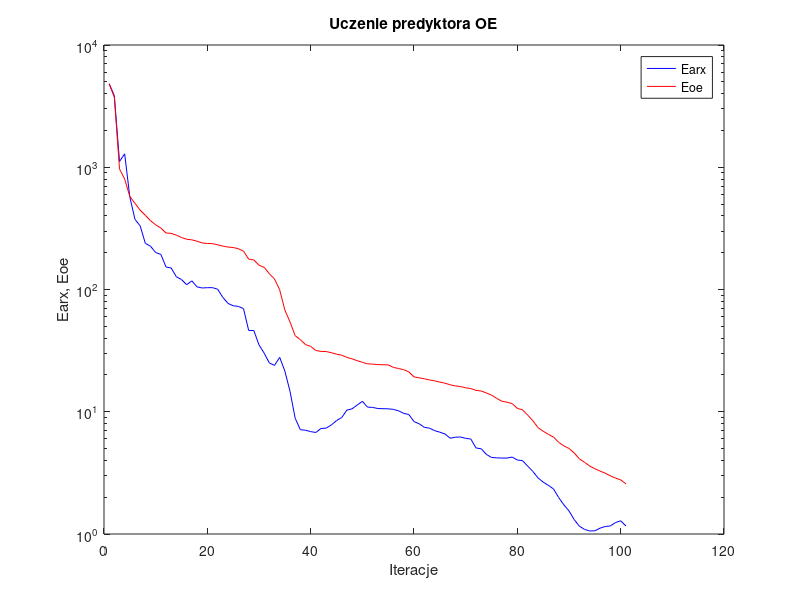
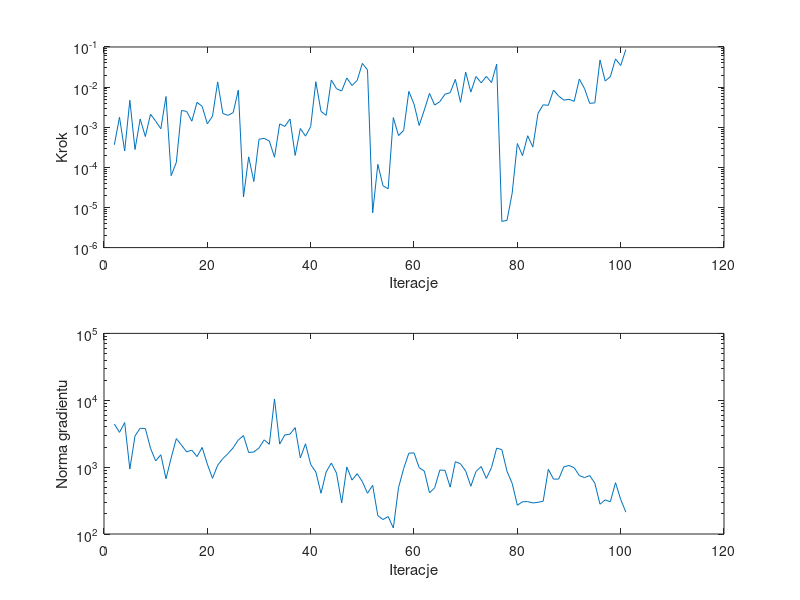

Write the MATLAB code that produced these figures, in order.
%uczenie predyktora oe
clear all;
n=0; farx(n+1)=4.824980e+003; foe(n+1)=4.800212e+003; wspucz(n+1)=0.000000e+000; ng(n+1)=0.000000e+000;
%odnowa zmiennej metryki
n=1; farx(n+1)=3.848462e+003; foe(n+1)=3.742505e+003; krok(n+1)=3.657739e-004; ng(n+1)=4.403127e+003;
n=2; farx(n+1)=1.115128e+003; foe(n+1)=9.701135e+002; krok(n+1)=1.775201e-003; ng(n+1)=3.312523e+003;
n=3; farx(n+1)=1.286920e+003; foe(n+1)=7.995768e+002; krok(n+1)=2.550371e-004; ng(n+1)=4.638987e+003;
n=4; farx(n+1)=5.704376e+002; foe(n+1)=5.765869e+002; krok(n+1)=4.698731e-003; ng(n+1)=9.350178e+002;
n=5; farx(n+1)=3.744520e+002; foe(n+1)=5.065542e+002; krok(n+1)=2.781068e-004; ng(n+1)=2.932458e+003;
n=6; farx(n+1)=3.312666e+002; foe(n+1)=4.454719e+002; krok(n+1)=1.606327e-003; ng(n+1)=3.809731e+003;
n=7; farx(n+1)=2.384992e+002; foe(n+1)=4.044249e+002; krok(n+1)=5.861582e-004; ng(n+1)=3.775888e+003;
n=8; farx(n+1)=2.260004e+002; foe(n+1)=3.656286e+002; krok(n+1)=2.117016e-003; ng(n+1)=1.920638e+003;
n=9; farx(n+1)=2.004620e+002; foe(n+1)=3.380954e+002; krok(n+1)=1.415702e-003; ng(n+1)=1.238369e+003;
n=10; farx(n+1)=1.939852e+002; foe(n+1)=3.184466e+002; krok(n+1)=9.152390e-004; ng(n+1)=1.533293e+003;
n=11; farx(n+1)=1.529274e+002; foe(n+1)=2.898668e+002; krok(n+1)=5.829338e-003; ng(n+1)=6.705759e+002;
n=12; farx(n+1)=1.499425e+002; foe(n+1)=2.880707e+002; krok(n+1)=6.198229e-005; ng(n+1)=1.376123e+003;
n=13; farx(n+1)=1.271638e+002; foe(n+1)=2.783827e+002; krok(n+1)=1.330707e-004; ng(n+1)=2.672302e+003;
n=14; farx(n+1)=1.206153e+002; foe(n+1)=2.664134e+002; krok(n+1)=2.616629e-003; ng(n+1)=2.132030e+003;
n=15; farx(n+1)=1.094514e+002; foe(n+1)=2.574888e+002; krok(n+1)=2.474886e-003; ng(n+1)=1.690809e+003;
n=16; farx(n+1)=1.177168e+002; foe(n+1)=2.548538e+002; krok(n+1)=1.413750e-003; ng(n+1)=1.795405e+003;
n=17; farx(n+1)=1.051039e+002; foe(n+1)=2.483988e+002; krok(n+1)=4.174641e-003; ng(n+1)=1.436164e+003;
n=18; farx(n+1)=1.029107e+002; foe(n+1)=2.401734e+002; krok(n+1)=3.303815e-003; ng(n+1)=1.969468e+003;
n=19; farx(n+1)=1.034755e+002; foe(n+1)=2.381134e+002; krok(n+1)=1.213392e-003; ng(n+1)=1.108768e+003;
n=20; farx(n+1)=1.035644e+002; foe(n+1)=2.372095e+002; krok(n+1)=1.881412e-003; ng(n+1)=6.798277e+002;
n=21; farx(n+1)=1.005101e+002; foe(n+1)=2.321835e+002; krok(n+1)=1.349272e-002; ng(n+1)=1.068610e+003;
n=22; farx(n+1)=8.616495e+001; foe(n+1)=2.264161e+002; krok(n+1)=2.199930e-003; ng(n+1)=1.340704e+003;
n=23; farx(n+1)=7.697977e+001; foe(n+1)=2.224741e+002; krok(n+1)=1.976539e-003; ng(n+1)=1.595407e+003;
n=24; farx(n+1)=7.361757e+001; foe(n+1)=2.205581e+002; krok(n+1)=2.307756e-003; ng(n+1)=1.946781e+003;
n=25; farx(n+1)=7.270827e+001; foe(n+1)=2.157098e+002; krok(n+1)=8.420994e-003; ng(n+1)=2.555735e+003;
%odnowa zmiennej metryki
n=26; farx(n+1)=6.977288e+001; foe(n+1)=2.058411e+002; krok(n+1)=1.825109e-005; ng(n+1)=2.959670e+003;
n=27; farx(n+1)=4.625397e+001; foe(n+1)=1.773808e+002; krok(n+1)=1.826166e-004; ng(n+1)=1.656350e+003;
n=28; farx(n+1)=4.619521e+001; foe(n+1)=1.745049e+002; krok(n+1)=4.438276e-005; ng(n+1)=1.682719e+003;
n=29; farx(n+1)=3.520052e+001; foe(n+1)=1.579848e+002; krok(n+1)=5.023578e-004; ng(n+1)=1.937729e+003;
n=30; farx(n+1)=3.015349e+001; foe(n+1)=1.517745e+002; krok(n+1)=5.277180e-004; ng(n+1)=2.557720e+003;
n=31; farx(n+1)=2.506257e+001; foe(n+1)=1.346319e+002; krok(n+1)=4.526501e-004; ng(n+1)=2.200684e+003;
n=32; farx(n+1)=2.395691e+001; foe(n+1)=1.218985e+002; krok(n+1)=1.784716e-004; ng(n+1)=1.046755e+004;
n=33; farx(n+1)=2.785676e+001; foe(n+1)=9.950925e+001; krok(n+1)=1.209728e-003; ng(n+1)=2.210629e+003;
n=34; farx(n+1)=2.154985e+001; foe(n+1)=6.795619e+001; krok(n+1)=1.046882e-003; ng(n+1)=3.033932e+003;
n=35; farx(n+1)=1.470517e+001; foe(n+1)=5.434317e+001; krok(n+1)=1.606327e-003; ng(n+1)=3.113598e+003;
n=36; farx(n+1)=8.849214e+000; foe(n+1)=4.189532e+001; krok(n+1)=1.985317e-004; ng(n+1)=3.898618e+003;
n=37; farx(n+1)=7.134928e+000; foe(n+1)=3.888254e+001; krok(n+1)=9.317073e-004; ng(n+1)=1.373113e+003;
n=38; farx(n+1)=7.057493e+000; foe(n+1)=3.545101e+001; krok(n+1)=5.990131e-004; ng(n+1)=2.236671e+003;
n=39; farx(n+1)=6.879298e+000; foe(n+1)=3.427066e+001; krok(n+1)=1.037622e-003; ng(n+1)=1.099086e+003;
n=40; farx(n+1)=6.767216e+000; foe(n+1)=3.169713e+001; krok(n+1)=1.360047e-002; ng(n+1)=8.465560e+002;
n=41; farx(n+1)=7.298204e+000; foe(n+1)=3.117293e+001; krok(n+1)=2.476861e-003; ng(n+1)=4.068517e+002;
n=42; farx(n+1)=7.346806e+000; foe(n+1)=3.108081e+001; krok(n+1)=1.982946e-003; ng(n+1)=8.478546e+002;
n=43; farx(n+1)=7.801626e+000; foe(n+1)=3.041786e+001; krok(n+1)=1.501192e-002; ng(n+1)=1.152372e+003;
n=44; farx(n+1)=8.463521e+000; foe(n+1)=2.956519e+001; krok(n+1)=9.127324e-003; ng(n+1)=8.133304e+002;
n=45; farx(n+1)=8.964158e+000; foe(n+1)=2.903477e+001; krok(n+1)=7.990988e-003; ng(n+1)=2.906983e+002;
n=46; farx(n+1)=1.031034e+001; foe(n+1)=2.787074e+001; krok(n+1)=1.688698e-002; ng(n+1)=1.004200e+003;
n=47; farx(n+1)=1.056627e+001; foe(n+1)=2.708569e+001; krok(n+1)=1.097075e-002; ng(n+1)=6.413257e+002;
n=48; farx(n+1)=1.133312e+001; foe(n+1)=2.617532e+001; krok(n+1)=1.468412e-002; ng(n+1)=7.981902e+002;
n=49; farx(n+1)=1.216998e+001; foe(n+1)=2.540041e+001; krok(n+1)=3.901146e-002; ng(n+1)=6.076533e+002;
n=50; farx(n+1)=1.091054e+001; foe(n+1)=2.465827e+001; krok(n+1)=2.691279e-002; ng(n+1)=4.063862e+002;
%odnowa zmiennej metryki
n=51; farx(n+1)=1.085758e+001; foe(n+1)=2.453101e+001; krok(n+1)=7.381362e-006; ng(n+1)=5.354932e+002;
n=52; farx(n+1)=1.062254e+001; foe(n+1)=2.428237e+001; krok(n+1)=1.187827e-004; ng(n+1)=1.880506e+002;
n=53; farx(n+1)=1.059322e+001; foe(n+1)=2.424771e+001; krok(n+1)=3.466942e-005; ng(n+1)=1.645781e+002;
n=54; farx(n+1)=1.057016e+001; foe(n+1)=2.419311e+001; krok(n+1)=2.921834e-005; ng(n+1)=1.822699e+002;
n=55; farx(n+1)=1.046032e+001; foe(n+1)=2.307274e+001; krok(n+1)=1.740889e-003; ng(n+1)=1.230048e+002;
n=56; farx(n+1)=1.018293e+001; foe(n+1)=2.258385e+001; krok(n+1)=6.187216e-004; ng(n+1)=4.916060e+002;
n=57; farx(n+1)=9.701064e+000; foe(n+1)=2.210722e+001; krok(n+1)=8.336543e-004; ng(n+1)=9.541901e+002;
n=58; farx(n+1)=9.489941e+000; foe(n+1)=2.117750e+001; krok(n+1)=7.819218e-003; ng(n+1)=1.617974e+003;
n=59; farx(n+1)=8.311138e+000; foe(n+1)=1.928345e+001; krok(n+1)=3.783371e-003; ng(n+1)=1.632736e+003;
n=60; farx(n+1)=7.973378e+000; foe(n+1)=1.894707e+001; krok(n+1)=1.104943e-003; ng(n+1)=9.830186e+002;
n=61; farx(n+1)=7.454831e+000; foe(n+1)=1.860969e+001; krok(n+1)=2.700359e-003; ng(n+1)=8.716817e+002;
n=62; farx(n+1)=7.340379e+000; foe(n+1)=1.820640e+001; krok(n+1)=6.947618e-003; ng(n+1)=4.125934e+002;
n=63; farx(n+1)=7.005526e+000; foe(n+1)=1.788564e+001; krok(n+1)=3.572501e-003; ng(n+1)=4.914629e+002;
n=64; farx(n+1)=6.803192e+000; foe(n+1)=1.747756e+001; krok(n+1)=4.352613e-003; ng(n+1)=9.056105e+002;
n=65; farx(n+1)=6.581301e+000; foe(n+1)=1.712102e+001; krok(n+1)=6.669234e-003; ng(n+1)=8.947440e+002;
n=66; farx(n+1)=6.072904e+000; foe(n+1)=1.662144e+001; krok(n+1)=7.251821e-003; ng(n+1)=5.020435e+002;
n=67; farx(n+1)=6.191046e+000; foe(n+1)=1.625541e+001; krok(n+1)=1.560217e-002; ng(n+1)=1.206937e+003;
n=68; farx(n+1)=6.214690e+000; foe(n+1)=1.608870e+001; krok(n+1)=4.161987e-003; ng(n+1)=1.120622e+003;
n=69; farx(n+1)=6.060345e+000; foe(n+1)=1.569287e+001; krok(n+1)=2.362755e-002; ng(n+1)=8.738657e+002;
n=70; farx(n+1)=5.982860e+000; foe(n+1)=1.547901e+001; krok(n+1)=7.530795e-003; ng(n+1)=5.176612e+002;
n=71; farx(n+1)=5.057688e+000; foe(n+1)=1.495412e+001; krok(n+1)=1.839173e-002; ng(n+1)=8.619308e+002;
n=72; farx(n+1)=4.979571e+000; foe(n+1)=1.478086e+001; krok(n+1)=1.278106e-002; ng(n+1)=1.019817e+003;
n=73; farx(n+1)=4.483407e+000; foe(n+1)=1.425226e+001; krok(n+1)=1.849935e-002; ng(n+1)=6.772200e+002;
n=74; farx(n+1)=4.227581e+000; foe(n+1)=1.368409e+001; krok(n+1)=1.301252e-002; ng(n+1)=9.860885e+002;
n=75; farx(n+1)=4.196780e+000; foe(n+1)=1.287152e+001; krok(n+1)=3.742693e-002; ng(n+1)=1.924751e+003;
%odnowa zmiennej metryki
n=76; farx(n+1)=4.180648e+000; foe(n+1)=1.218886e+001; krok(n+1)=4.490170e-006; ng(n+1)=1.827696e+003;
n=77; farx(n+1)=4.179659e+000; foe(n+1)=1.197910e+001; krok(n+1)=4.777908e-006; ng(n+1)=8.670231e+002;
n=78; farx(n+1)=4.258513e+000; foe(n+1)=1.166321e+001; krok(n+1)=2.273062e-005; ng(n+1)=5.717771e+002;
n=79; farx(n+1)=4.029319e+000; foe(n+1)=1.065157e+001; krok(n+1)=3.927263e-004; ng(n+1)=2.693236e+002;
n=80; farx(n+1)=3.981855e+000; foe(n+1)=1.037855e+001; krok(n+1)=1.955288e-004; ng(n+1)=3.036011e+002;
n=81; farx(n+1)=3.595316e+000; foe(n+1)=9.391816e+000; krok(n+1)=6.140193e-004; ng(n+1)=3.051707e+002;
n=82; farx(n+1)=3.251396e+000; foe(n+1)=8.456297e+000; krok(n+1)=3.211908e-004; ng(n+1)=2.913541e+002;
n=83; farx(n+1)=2.877836e+000; foe(n+1)=7.417208e+000; krok(n+1)=2.218843e-003; ng(n+1)=2.979255e+002;
n=84; farx(n+1)=2.656157e+000; foe(n+1)=6.933477e+000; krok(n+1)=3.621201e-003; ng(n+1)=3.090853e+002;
n=85; farx(n+1)=2.501281e+000; foe(n+1)=6.537864e+000; krok(n+1)=3.516052e-003; ng(n+1)=9.282297e+002;
n=86; farx(n+1)=2.335872e+000; foe(n+1)=6.202227e+000; krok(n+1)=8.420994e-003; ng(n+1)=6.613811e+002;
n=87; farx(n+1)=1.987886e+000; foe(n+1)=5.619269e+000; krok(n+1)=5.980899e-003; ng(n+1)=6.626582e+002;
n=88; farx(n+1)=1.733037e+000; foe(n+1)=5.259002e+000; krok(n+1)=4.736926e-003; ng(n+1)=1.011255e+003;
n=89; farx(n+1)=1.544226e+000; foe(n+1)=5.008733e+000; krok(n+1)=4.969883e-003; ng(n+1)=1.058658e+003;
n=90; farx(n+1)=1.313687e+000; foe(n+1)=4.603849e+000; krok(n+1)=4.419773e-003; ng(n+1)=9.807719e+002;
n=91; farx(n+1)=1.159702e+000; foe(n+1)=4.122313e+000; krok(n+1)=1.586441e-002; ng(n+1)=7.470821e+002;
n=92; farx(n+1)=1.090232e+000; foe(n+1)=3.862195e+000; krok(n+1)=9.231023e-003; ng(n+1)=6.974289e+002;
n=93; farx(n+1)=1.058919e+000; foe(n+1)=3.599436e+000; krok(n+1)=3.938450e-003; ng(n+1)=7.479436e+002;
n=94; farx(n+1)=1.062378e+000; foe(n+1)=3.421362e+000; krok(n+1)=4.046350e-003; ng(n+1)=5.754974e+002;
n=95; farx(n+1)=1.115860e+000; foe(n+1)=3.272063e+000; krok(n+1)=4.739825e-002; ng(n+1)=2.789931e+002;
n=96; farx(n+1)=1.151597e+000; foe(n+1)=3.145831e+000; krok(n+1)=1.420161e-002; ng(n+1)=3.237212e+002;
n=97; farx(n+1)=1.164038e+000; foe(n+1)=2.988920e+000; krok(n+1)=1.816570e-002; ng(n+1)=3.035509e+002;
n=98; farx(n+1)=1.240114e+000; foe(n+1)=2.869616e+000; krok(n+1)=5.042484e-002; ng(n+1)=5.860250e+002;
n=99; farx(n+1)=1.282776e+000; foe(n+1)=2.771832e+000; krok(n+1)=3.450322e-002; ng(n+1)=3.297915e+002;
n=100; farx(n+1)=1.164184e+000; foe(n+1)=2.573567e+000; krok(n+1)=8.625198e-002; ng(n+1)=2.124989e+002;

figure; semilogy(farx,'b'); hold on; semilogy(foe,'r'); xlabel('Iteracje'); ylabel('Earx, Eoe'); legend('Earx','Eoe'); title('Uczenie predyktora OE');
figure; subplot(2,1,1); semilogy(krok); xlabel('Iteracje'); ylabel('Krok');
subplot(2,1,2); semilogy(ng); xlabel('Iteracje'); ylabel('Norma gradientu');
Earx=farx(n+1)
Eoe=foe(n+1)
